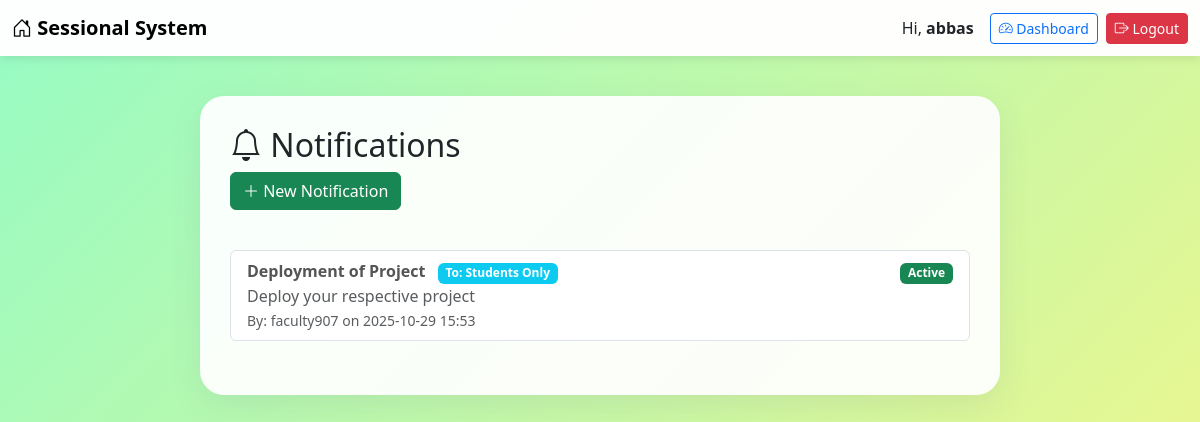
The app's page /notifications/ (signed in) with its own data.
### core/models.py (models this page shows, shortened)
class User(AbstractUser):
    ROLE_CHOICES = (
        ('admin', 'Admin'),
        ('faculty', 'Faculty'),
        ('student', 'Student'),
    )
    role = models.CharField(max_length=10, choices=ROLE_CHOICES, default='student')
    phone = models.CharField(max_length=15, blank=True, null=True)
    enrollment_no = models.CharField(max_length=20, blank=True, null=True)
    department = models.CharField(max_length=100, blank=True, null=True)

class Notification(models.Model):
    title = models.CharField(max_length=200)
    message = models.TextField()
    created_by = models.ForeignKey(User, on_delete=models.CASCADE, related_name='notifications_created')
    created_at = models.DateTimeField(auto_now_add=True)
    is_active = models.BooleanField(default=True)
    class Meta:
        ordering = ['-created_at']

### core/views.py (the view)
# urls.py: path('notifications/', views.notifications_view, name='notifications'),
@login_required
def notifications_view(request):
    all_notifications = Notification.objects.all()
    return render(request, 'notifications.html', {'notifications': all_notifications})

### core/templates/notifications.html (shortened to what this page needs)
<!DOCTYPE html>
<html lang="en">
<head>
  <link href="https://cdn.jsdelivr.net/npm/bootstrap@5.3.2/dist/css/bootstrap.min.css" rel="stylesheet">
  <link href="https://cdnjs.cloudflare.com/ajax/libs/bootstrap-icons/1.10.5/font/bootstrap-icons.min.css" rel="stylesheet">
</head>
<body>
  <nav class="navbar navbar-expand-lg navbar-light">
    <div class="container-fluid">
      <a class="navbar-brand fw-bold" href="{% url 'home' %}">
        <i class="bi bi-house-door"></i> Sessional System
      </a>
      <div class="d-flex align-items-center">
        <span class="me-3">Hi, <strong>{{ user.username }}</strong></span>
        <a href="{% url 'dashboard' %}" class="btn btn-outline-primary btn-sm me-2">
          <i class="bi bi-speedometer2"></i> Dashboard
        </a>
        <a href="{% url 'logout' %}" class="btn btn-danger btn-sm">
          <i class="bi bi-box-arrow-right"></i> Logout
        </a>
      </div>
    </div>
  </nav>
  <div class="glass-card">
    <h2 class="mb-2"><i class="bi bi-bell"></i> Notifications</h2>
    {% if user.role == 'admin' or user.role == 'faculty' %}
      <a href="{% url 'notification_create' %}" class="btn btn-success mb-3">
        <i class="bi bi-plus-lg"></i> New Notification
      </a>
    {% endif %}
    <ul class="list-group mt-4 mb-4">
      {% for n in notifications %}
      <li class="list-group-item">
        <div class="d-flex justify-content-between align-items-start">
          <div>
            <span class="noti-title">{{ n.title }}</span>
            <span class="badge bg-info ms-2">To: {{ n.get_target_role_display }}</span>
            <br>
            <span class="text-muted">{{ n.message }}</span>
            <br>
            <small class="text-muted">By: {{ n.created_by.username }} on {{ n.created_at|date:"Y-m-d H:i" }}</small>
          </div>
          <span>
            {% if n.is_active %}
              <span class="badge bg-success">Active</span>
            {% else %}
              <span class="badge bg-secondary">Inactive</span>
            {% endif %}
          </span>
        </div>
      </li>
      {% empty %}
        <li class="list-group-item">No notifications available.</li>
      {% endfor %}
    </ul>
  </div>
</body>
</html>

### core/templates/notifications.html (style rules this page uses)
body { background: linear-gradient(135deg,#96fbc4 0%,#f9f586 100%); min-height: 100vh; }
.navbar { background:rgba(255,255,255,0.98); box-shadow:0 2px 10px rgba(0,0,0,0.1); }
.glass-card { background:rgba(255,255,255,0.93); border-radius:24px; box-shadow:0 10px 33px 0 rgba(76,76,150,.10); padding:30px 30px;max-width:800px;margin:40px auto; }
.noti-title { font-weight:600;color:#555; }

### records on screen
User: username "abbas"
Notification: title "Deployment of Project", target_role "Students Only", message "Deploy your respective project", created_by.username "faculty907", created_at "2025-10-29 15:53", is_active "Active"
